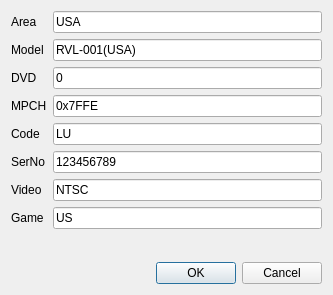
<?xml version="1.0" encoding="UTF-8"?>
<ui version="4.0">
 <class>SettingTxtDialog</class>
 <widget class="QDialog" name="SettingTxtDialog">
  <property name="geometry">
   <rect>
    <x>0</x>
    <y>0</y>
    <width>333</width>
    <height>295</height>
   </rect>
  </property>
  <property name="windowTitle">
   <string>Dialog</string>
  </property>
  <layout class="QGridLayout" name="gridLayout">
   <item row="0" column="0">
    <layout class="QFormLayout" name="formLayout">
     <item row="0" column="0">
      <widget class="QLabel" name="label_area">
       <property name="text">
        <string>Area</string>
       </property>
      </widget>
     </item>
     <item row="0" column="1">
      <widget class="QLineEdit" name="lineEdit_area">
       <property name="text">
        <string>USA</string>
       </property>
      </widget>
     </item>
     <item row="1" column="0">
      <widget class="QLabel" name="label_model">
       <property name="text">
        <string>Model</string>
       </property>
      </widget>
     </item>
     <item row="1" column="1">
      <widget class="QLineEdit" name="lineEdit_model">
       <property name="text">
        <string>RVL-001(USA)</string>
       </property>
      </widget>
     </item>
     <item row="2" column="0">
      <widget class="QLabel" name="label_dvd">
       <property name="text">
        <string>DVD</string>
       </property>
      </widget>
     </item>
     <item row="2" column="1">
      <widget class="QLineEdit" name="lineEdit_dvd">
       <property name="text">
        <string>0</string>
       </property>
      </widget>
     </item>
     <item row="3" column="0">
      <widget class="QLabel" name="label_mpch">
       <property name="text">
        <string>MPCH</string>
       </property>
      </widget>
     </item>
     <item row="3" column="1">
      <widget class="QLineEdit" name="lineEdit_mpch">
       <property name="text">
        <string>0x7FFE</string>
       </property>
      </widget>
     </item>
     <item row="4" column="0">
      <widget class="QLabel" name="label_code">
       <property name="text">
        <string>Code</string>
       </property>
      </widget>
     </item>
     <item row="4" column="1">
      <widget class="QLineEdit" name="lineEdit_code">
       <property name="text">
        <string>LU</string>
       </property>
      </widget>
     </item>
     <item row="5" column="0">
      <widget class="QLabel" name="label_SerNo">
       <property name="text">
        <string>SerNo</string>
       </property>
      </widget>
     </item>
     <item row="5" column="1">
      <widget class="QLineEdit" name="lineEdit_serno">
       <property name="text">
        <string>123456789</string>
       </property>
       <property name="maxLength">
        <number>9</number>
       </property>
      </widget>
     </item>
     <item row="6" column="0">
      <widget class="QLabel" name="label_video">
       <property name="text">
        <string>Video</string>
       </property>
      </widget>
     </item>
     <item row="6" column="1">
      <widget class="QLineEdit" name="lineEdit_video">
       <property name="text">
        <string>NTSC</string>
       </property>
      </widget>
     </item>
     <item row="7" column="0">
      <widget class="QLabel" name="label_game">
       <property name="text">
        <string>Game</string>
       </property>
      </widget>
     </item>
     <item row="7" column="1">
      <widget class="QLineEdit" name="lineEdit_game">
       <property name="text">
        <string>US</string>
       </property>
      </widget>
     </item>
    </layout>
   </item>
   <item row="1" column="0">
    <widget class="QDialogButtonBox" name="buttonBox">
     <property name="orientation">
      <enum>Qt::Horizontal</enum>
     </property>
     <property name="standardButtons">
      <set>QDialogButtonBox::Cancel|QDialogButtonBox::Ok</set>
     </property>
    </widget>
   </item>
  </layout>
 </widget>
 <resources/>
 <connections>
  <connection>
   <sender>buttonBox</sender>
   <signal>accepted()</signal>
   <receiver>SettingTxtDialog</receiver>
   <slot>accept()</slot>
   <hints>
    <hint type="sourcelabel">
     <x>248</x>
     <y>254</y>
    </hint>
    <hint type="destinationlabel">
     <x>157</x>
     <y>274</y>
    </hint>
   </hints>
  </connection>
  <connection>
   <sender>buttonBox</sender>
   <signal>rejected()</signal>
   <receiver>SettingTxtDialog</receiver>
   <slot>reject()</slot>
   <hints>
    <hint type="sourcelabel">
     <x>316</x>
     <y>260</y>
    </hint>
    <hint type="destinationlabel">
     <x>286</x>
     <y>274</y>
    </hint>
   </hints>
  </connection>
 </connections>
</ui>
